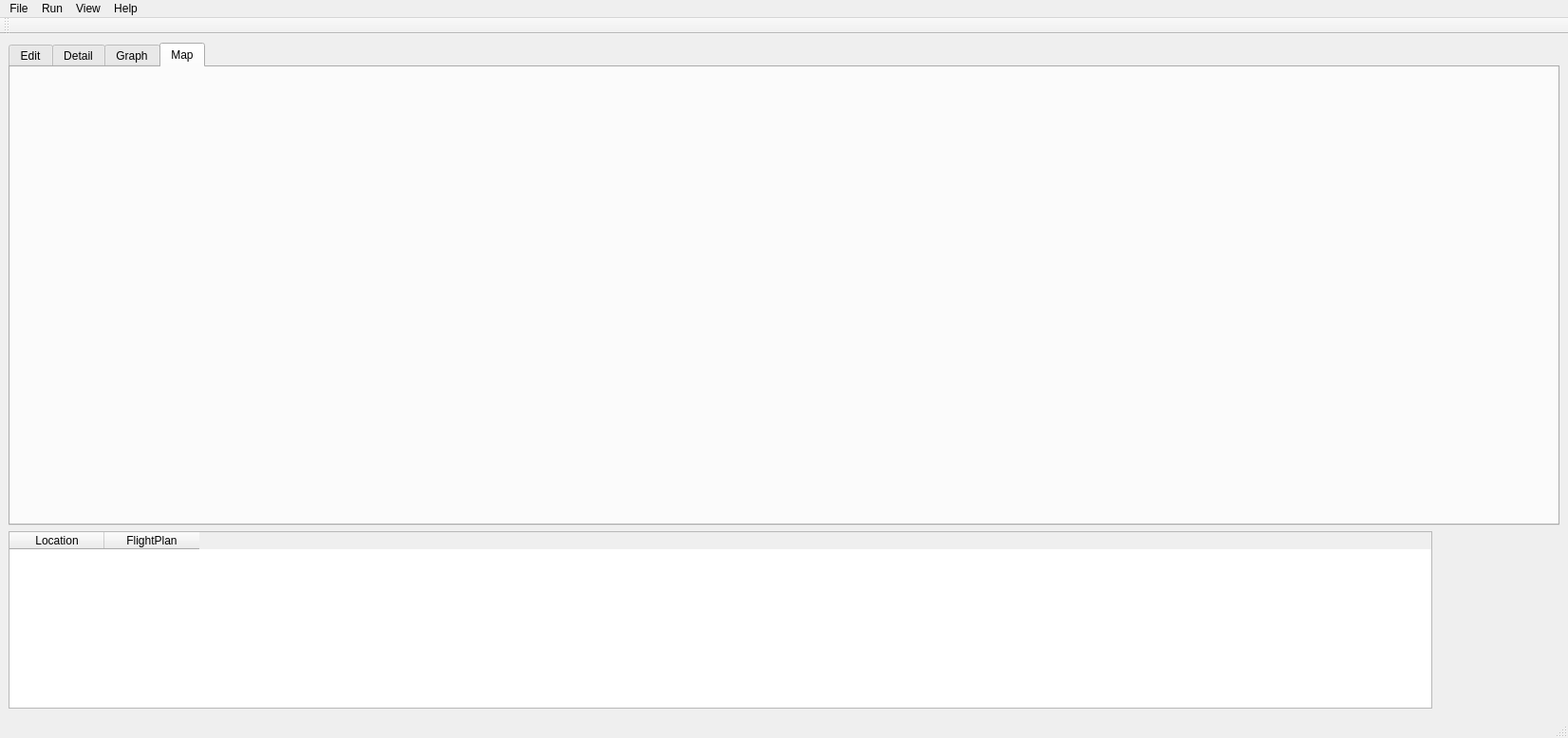
<?xml version="1.0" encoding="UTF-8"?>
<ui version="4.0">
 <class>GliderGUI</class>
 <widget class="QMainWindow" name="GliderGUI">
  <property name="geometry">
   <rect>
    <x>0</x>
    <y>0</y>
    <width>1652</width>
    <height>778</height>
   </rect>
  </property>
  <property name="windowTitle">
   <string>GliderGUI</string>
  </property>
  <widget class="QWidget" name="centralwidget">
   <layout class="QVBoxLayout" name="verticalLayout_4">
    <item>
     <layout class="QHBoxLayout" name="horizontalLayout">
      <item>
       <widget class="QTabWidget" name="tabWidget">
        <property name="minimumSize">
         <size>
          <width>791</width>
          <height>509</height>
         </size>
        </property>
        <property name="tabPosition">
         <enum>QTabWidget::North</enum>
        </property>
        <property name="currentIndex">
         <number>3</number>
        </property>
        <widget class="QWidget" name="edit_tab">
         <attribute name="title">
          <string>Edit</string>
         </attribute>
         <widget class="QPlainTextEdit" name="configTextEdit">
          <property name="geometry">
           <rect>
            <x>0</x>
            <y>0</y>
            <width>731</width>
            <height>491</height>
           </rect>
          </property>
         </widget>
        </widget>
        <widget class="QWidget" name="detail_tab">
         <attribute name="title">
          <string>Detail</string>
         </attribute>
         <widget class="QWidget" name="verticalLayoutWidget_2">
          <property name="geometry">
           <rect>
            <x>0</x>
            <y>10</y>
            <width>851</width>
            <height>521</height>
           </rect>
          </property>
          <layout class="QVBoxLayout" name="verticalLayout">
           <item>
            <widget class="QTextBrowser" name="textBrowser"/>
           </item>
           <item>
            <widget class="QTableWidget" name="tableWidget">
             <column>
              <property name="text">
               <string>Waypoint</string>
              </property>
             </column>
             <column>
              <property name="text">
               <string>Location</string>
              </property>
             </column>
             <column>
              <property name="text">
               <string>Reached?</string>
              </property>
             </column>
             <column>
              <property name="text">
               <string>UAV</string>
              </property>
             </column>
             <column>
              <property name="text">
               <string>ETA</string>
              </property>
             </column>
            </widget>
           </item>
          </layout>
         </widget>
        </widget>
        <widget class="QWidget" name="graph_tab">
         <attribute name="title">
          <string>Graph</string>
         </attribute>
         <widget class="QwtPlot" name="graphPlot">
          <property name="geometry">
           <rect>
            <x>0</x>
            <y>10</y>
            <width>951</width>
            <height>631</height>
           </rect>
          </property>
         </widget>
        </widget>
        <widget class="QWidget" name="map_tab">
         <attribute name="title">
          <string>Map</string>
         </attribute>
        </widget>
       </widget>
      </item>
      <item>
       <layout class="QVBoxLayout" name="verticalLayout_5"/>
      </item>
     </layout>
    </item>
    <item>
     <widget class="QTableWidget" name="tableWidget_2">
      <property name="minimumSize">
       <size>
        <width>841</width>
        <height>161</height>
       </size>
      </property>
      <property name="maximumSize">
       <size>
        <width>1500</width>
        <height>300</height>
       </size>
      </property>
      <property name="rowCount">
       <number>0</number>
      </property>
      <property name="columnCount">
       <number>2</number>
      </property>
      <column>
       <property name="text">
        <string>Location</string>
       </property>
      </column>
      <column>
       <property name="text">
        <string>FlightPlan</string>
       </property>
      </column>
     </widget>
    </item>
   </layout>
  </widget>
  <widget class="QMenuBar" name="menubar">
   <property name="geometry">
    <rect>
     <x>0</x>
     <y>0</y>
     <width>1652</width>
     <height>24</height>
    </rect>
   </property>
   <widget class="QMenu" name="menuFile">
    <property name="title">
     <string>File</string>
    </property>
    <addaction name="separator"/>
    <addaction name="actionLoad"/>
    <addaction name="actionSave"/>
    <addaction name="actionSave_As"/>
    <addaction name="separator"/>
    <addaction name="actionExport_Graph"/>
    <addaction name="actionExport_Plan"/>
    <addaction name="actionExport_Constrains"/>
    <addaction name="separator"/>
    <addaction name="actionQuit"/>
   </widget>
   <widget class="QMenu" name="menuRun">
    <property name="title">
     <string>Run</string>
    </property>
    <addaction name="actionStart_Threads"/>
    <addaction name="actionExecute"/>
   </widget>
   <widget class="QMenu" name="menuHelp">
    <property name="title">
     <string>Help</string>
    </property>
    <addaction name="actionAbout"/>
   </widget>
   <widget class="QMenu" name="menuView">
    <property name="title">
     <string>View</string>
    </property>
    <addaction name="actionScenario_Plot"/>
    <addaction name="actionPlan_Plot"/>
    <addaction name="separator"/>
    <addaction name="actionSet_Axis"/>
    <addaction name="actionErase_Plot"/>
    <addaction name="actionSet_Marker_Size"/>
   </widget>
   <addaction name="menuFile"/>
   <addaction name="menuRun"/>
   <addaction name="menuView"/>
   <addaction name="menuHelp"/>
  </widget>
  <widget class="QStatusBar" name="statusbar"/>
  <widget class="QToolBar" name="toolBar">
   <property name="windowTitle">
    <string>toolBar</string>
   </property>
   <attribute name="toolBarArea">
    <enum>TopToolBarArea</enum>
   </attribute>
   <attribute name="toolBarBreak">
    <bool>false</bool>
   </attribute>
  </widget>
  <action name="actionLoad">
   <property name="text">
    <string>&amp;Load...</string>
   </property>
  </action>
  <action name="actionQuit">
   <property name="text">
    <string>&amp;Quit</string>
   </property>
  </action>
  <action name="actionExecute">
   <property name="text">
    <string>Execute</string>
   </property>
  </action>
  <action name="actionAbout">
   <property name="text">
    <string>About</string>
   </property>
  </action>
  <action name="actionSave">
   <property name="text">
    <string>&amp;Save</string>
   </property>
   <property name="shortcut">
    <string>Ctrl+S</string>
   </property>
  </action>
  <action name="actionSave_As">
   <property name="text">
    <string>Save &amp;As...</string>
   </property>
  </action>
  <action name="actionExport_Graph">
   <property name="text">
    <string>Export Plot</string>
   </property>
  </action>
  <action name="actionExport_Plan">
   <property name="text">
    <string>Export Plan</string>
   </property>
  </action>
  <action name="actionMulti_UAV">
   <property name="text">
    <string>Multi UAV</string>
   </property>
  </action>
  <action name="actionScenario_Plot">
   <property name="text">
    <string>Scenario Plot</string>
   </property>
  </action>
  <action name="actionGraph_Plot">
   <property name="text">
    <string>Graph Plot</string>
   </property>
  </action>
  <action name="actionPlan_Plot">
   <property name="text">
    <string>Plan Plot</string>
   </property>
  </action>
  <action name="actionSet_Axis">
   <property name="text">
    <string>Set Axis</string>
   </property>
  </action>
  <action name="actionExport_Constrains">
   <property name="text">
    <string>Export Constrains</string>
   </property>
  </action>
  <action name="actionErase_Plot">
   <property name="text">
    <string>Erase Plot</string>
   </property>
  </action>
  <action name="actionScenario">
   <property name="text">
    <string>Scenario</string>
   </property>
  </action>
  <action name="actionExecute_2">
   <property name="text">
    <string>Execute</string>
   </property>
  </action>
  <action name="actionLoad_MultiUAV">
   <property name="text">
    <string>Load MultiUAV...</string>
   </property>
  </action>
  <action name="actionSet_Marker_Size">
   <property name="text">
    <string>Set Marker Size</string>
   </property>
  </action>
  <action name="actionStart_Threads">
   <property name="text">
    <string>Start Threads</string>
   </property>
  </action>
 </widget>
 <customwidgets>
  <customwidget>
   <class>QwtPlot</class>
   <extends>QFrame</extends>
   <header>qwt_plot.h</header>
   <container>1</container>
  </customwidget>
 </customwidgets>
 <resources/>
 <connections/>
</ui>
